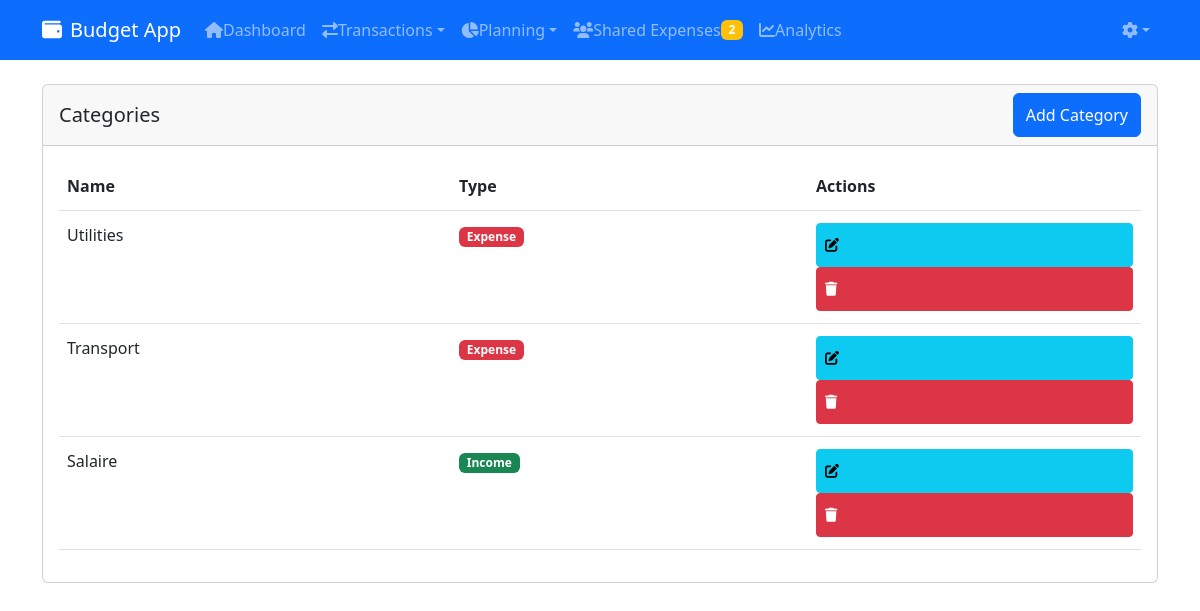
Page /categories/ (signed in) on the committed database.
### core/models.py (models this page shows, shortened)
class Category(models.Model):
    TYPE_CHOICES = [
        ('income', 'Income'),
        ('expense', 'Expense')
    ]
    user = models.ForeignKey(User, on_delete=models.CASCADE)
    name = models.CharField(max_length=100)
    type = models.CharField(max_length=7, choices=TYPE_CHOICES)

### core/views.py (the view)
# urls.py: path('categories/', views.CategoryListView.as_view(), name='category-list'),
class CategoryListView(LoginRequiredMixin, ListView):
    model = Category
    template_name = 'core/category_list.html'
    context_object_name = 'categories'
    def get_queryset(self):
        return Category.objects.filter(user=self.request.user)

### core/templates/core/category_list.html (shortened to what this page needs)
{% extends 'core/base.html' %}
{% block content %}
<div class="card">
    <div class="card-header d-flex justify-content-between align-items-center">
        <h5 class="mb-0">Categories</h5>
        <a href="{% url 'category-create' %}" class="btn btn-primary">Add Category</a>
    </div>
    <div class="card-body">
        <div class="table-responsive">
            <table class="table table-hover">
                <thead>
                    <tr>
                        <th>Name</th>
                        <th>Type</th>
                        <th>Actions</th>
                    </tr>
                </thead>
                <tbody>
                    {% for category in categories %}
                    <tr>
                        <td>{{ category.name }}</td>
                        <td><span class="badge {% if category.type == 'income' %}bg-success{% else %}bg-danger{% endif %}">
                            {{ category.get_type_display }}
                        </span></td>
                        <td>
                            <a href="{% url 'category-update' category.pk %}" class="btn btn-sm btn-info">
                                <i class="fas fa-edit"></i>
                            </a>
                            <a href="{% url 'category-delete' category.pk %}" class="btn btn-sm btn-danger">
                                <i class="fas fa-trash"></i>
                            </a>
                        </td>
                    </tr>
                    {% empty %}
                    <tr>
                        <td colspan="3" class="text-center">No categories found</td>
                    </tr>
                    {% endfor %}
                </tbody>
            </table>
        </div>
    </div>
</div>
{% endblock %}

### core/templates/core/base.html (style rules this page uses)
@media (hover: none) { .nav-link, .btn { min-height: 44px; min-width: 44px; display: flex; align-items: center; } }
@media (hover: none) { .table td, .table th { padding: 12px 8px; } }

### rows in the picture
Category: name "Utilities", type "Expense"
Category: name "Transport", type "Expense"
Category: name "Salaire", type "Income"

### other values in the picture
{{ pending_count }} "2"
